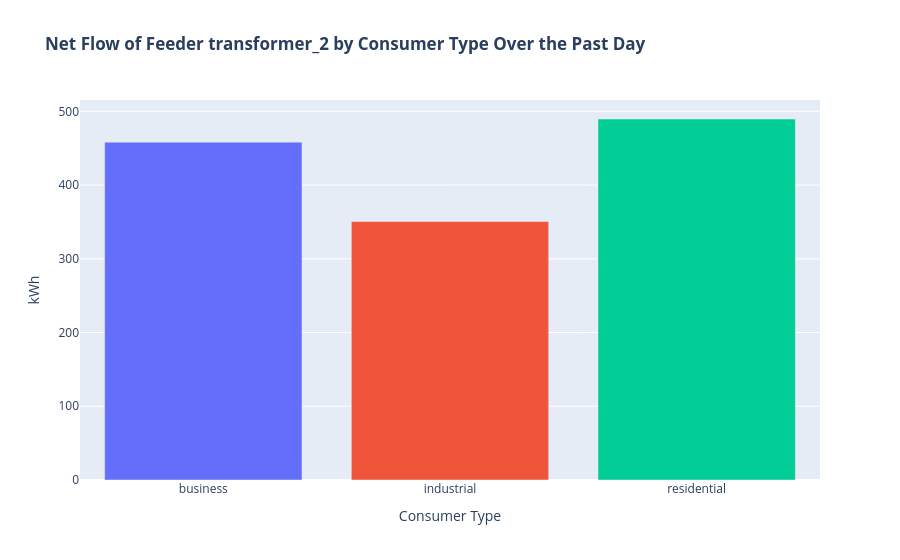

The code cell stored with this chart in its notebook:
### Markdown cell above
Display the net flow by consumer type over the past day.

### Code cell
# Plot the results.
net_flow_bar(
    df_past_day,
    title="<b>Net Flow of Feeder {} by Consumer Type Over the Past Day<b>".format(
        grid_element_id
    ),
)

### Figure 1 — Plotly figure (JSON) as saved in the notebook; plotly's stock layout.template omitted (floating-point values rounded to 4 significant figures)
{"data": [{"hovertemplate": "Consumer Type=%{x}<br>kWh=%{y}<extra></extra>", "legendgroup": "business", "marker": {"color": "#636efa", "pattern": {"shape": ""}}, "name": "business", "orientation": "v", "showlegend": true, "textposition": "auto", "type": "bar", "x": ["business"], "xaxis": "x", "y": [458.2], "yaxis": "y"}, {"hovertemplate": "Consumer Type=%{x}<br>kWh=%{y}<extra></extra>", "legendgroup": "industrial", "marker": {"color": "#EF553B", "pattern": {"shape": ""}}, "name": "industrial", "orientation": "v", "showlegend": true, "textposition": "auto", "type": "bar", "x": ["industrial"], "xaxis": "x", "y": [350.6], "yaxis": "y"}, {"hovertemplate": "Consumer Type=%{x}<br>kWh=%{y}<extra></extra>", "legendgroup": "residential", "marker": {"color": "#00cc96", "pattern": {"shape": ""}}, "name": "residential", "orientation": "v", "showlegend": true, "textposition": "auto", "type": "bar", "x": ["residential"], "xaxis": "x", "y": [489.6], "yaxis": "y"}], "layout": {"barmode": "relative", "legend": {"title": {"text": "Consumer Type"}, "tracegroupgap": 0}, "showlegend": false, "title": {"text": "<b>Net Flow of Feeder transformer_2 by Consumer Type Over the Past Day<b>"}, "xaxis": {"anchor": "y", "categoryarray": ["business", "industrial", "residential"], "categoryorder": "array", "domain": [0.0, 1.0], "title": {"text": "Consumer Type"}}, "yaxis": {"anchor": "x", "domain": [0.0, 1.0], "title": {"text": "kWh"}}}}
